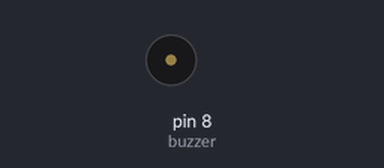
Recording of a sketch running on a simulated Arduino Uno, built with avr-gcc and run on an emulated ATmega328P. Parts: buzzer (waves = sounding).

Above: at 1.0 s.
At 2.85 s:
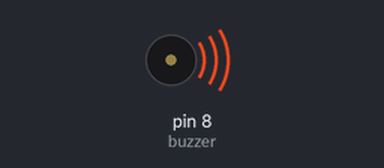
Timing chart, 0 to 3.1 s (numbered marks = the images above):
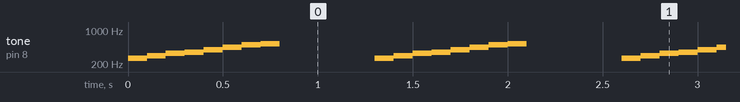

The sketch:

Buzzer_test.ino
```cpp
const int buzzer = 8; //buzzer to arduino pin 9

//This edit was made from within github
void setup(){

  pinMode(buzzer, OUTPUT); // Set buzzer - pin 9 as an output

}

void loop(){
startSound();

}
void pulseBuzzer(){

tone(buzzer, 329);
 delay(250);
noTone(buzzer);
delay(250);


}

void startSound(){

tone(buzzer, 261.63);
 delay(100);
 tone(buzzer, 293.66);
 delay(100);
 tone(buzzer, 329.63);
 delay(100);
 tone(buzzer, 349.23);
 delay(100);
 tone(buzzer, 392);
 delay(100);
 tone(buzzer, 440);
 delay(100);
 tone(buzzer, 493.88);
 delay(100);
 tone(buzzer, 523.25);
 delay(100);

noTone(buzzer);
delay(500);


}
void startSound2(){

tone(buzzer, 261.63);
 delay(200);

 tone(buzzer, 349.23);
 delay(500);

 tone(buzzer, 523.25);
 delay(100);

noTone(buzzer);
delay(500);


}

void clickBuzzer(){

 tone(buzzer, 1000);
 delay(100);
 noTone(buzzer);
   tone(buzzer, 2000);
  delay(300);
  noTone(buzzer);
  tone(buzzer, 3000);
  delay(150);
  noTone(buzzer);
  tone(buzzer, 5000);
  delay(350);
  noTone(buzzer);
  delay(1500);


}
```

Measured:
- by itself, tone on pin 8 (buzzer): repeats every 1.3 s: 293 Hz 0.10 s, 329 Hz 0.10 s, 349 Hz 0.10 s, 392 Hz 0.10 s, 440 Hz 0.10 s, 493 Hz 0.10 s, 523 Hz 0.10 s, silent 0.50 s, 261 Hz 0.10 s
